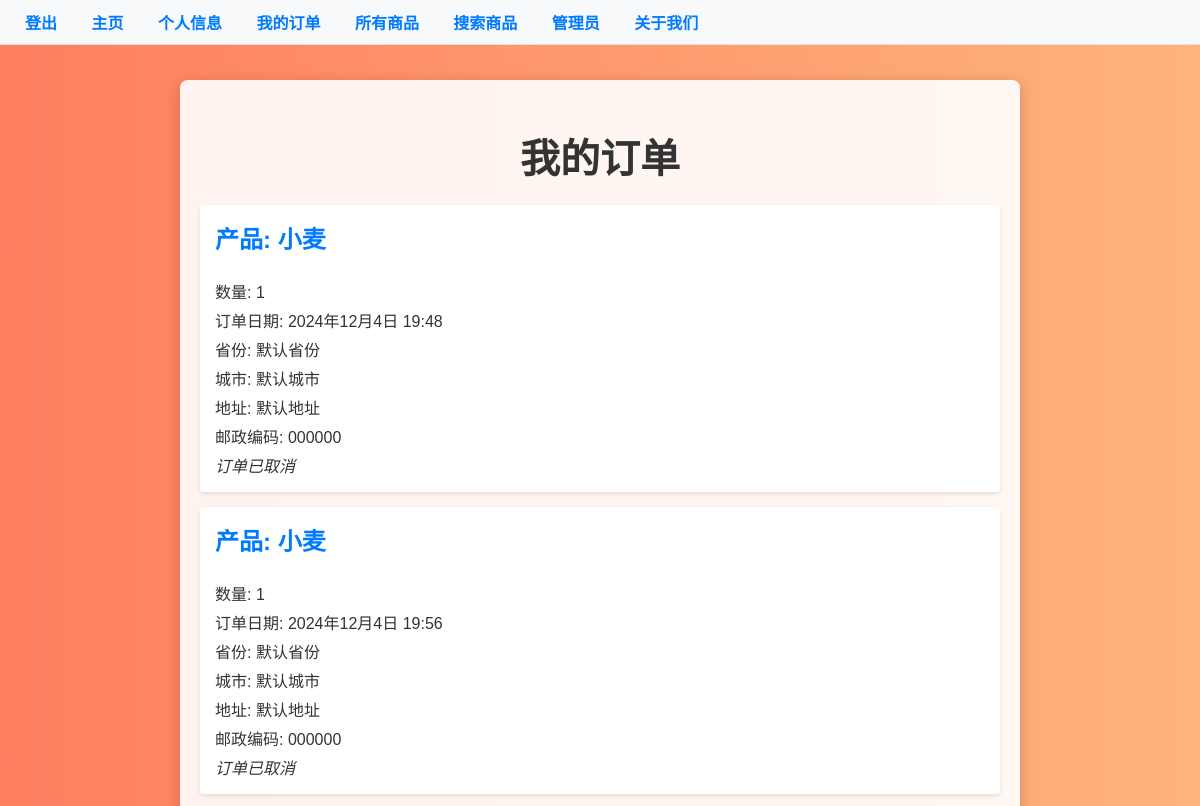
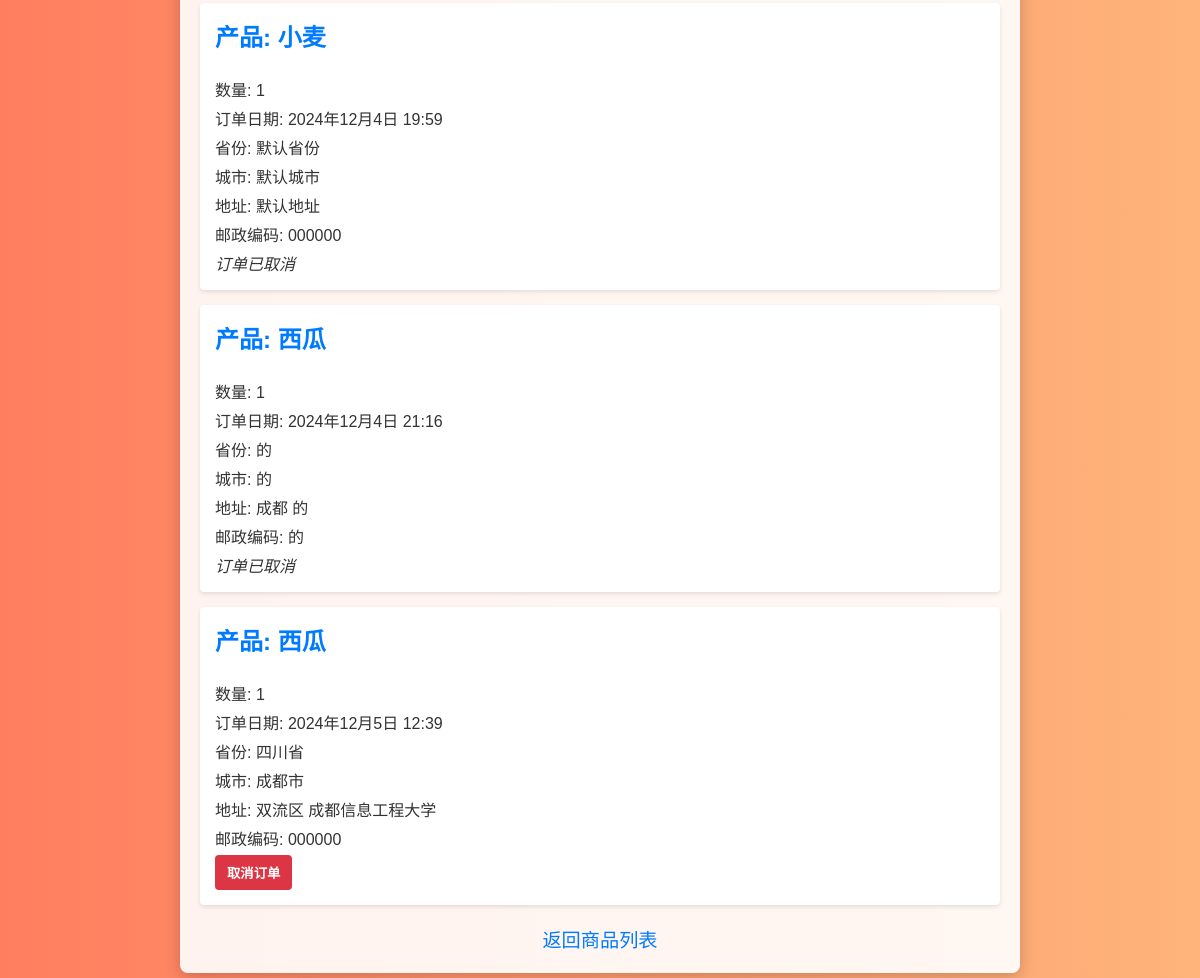
/my-orders/ (signed in), run on an earlier commit of the app's database (2 pictures, top to bottom).
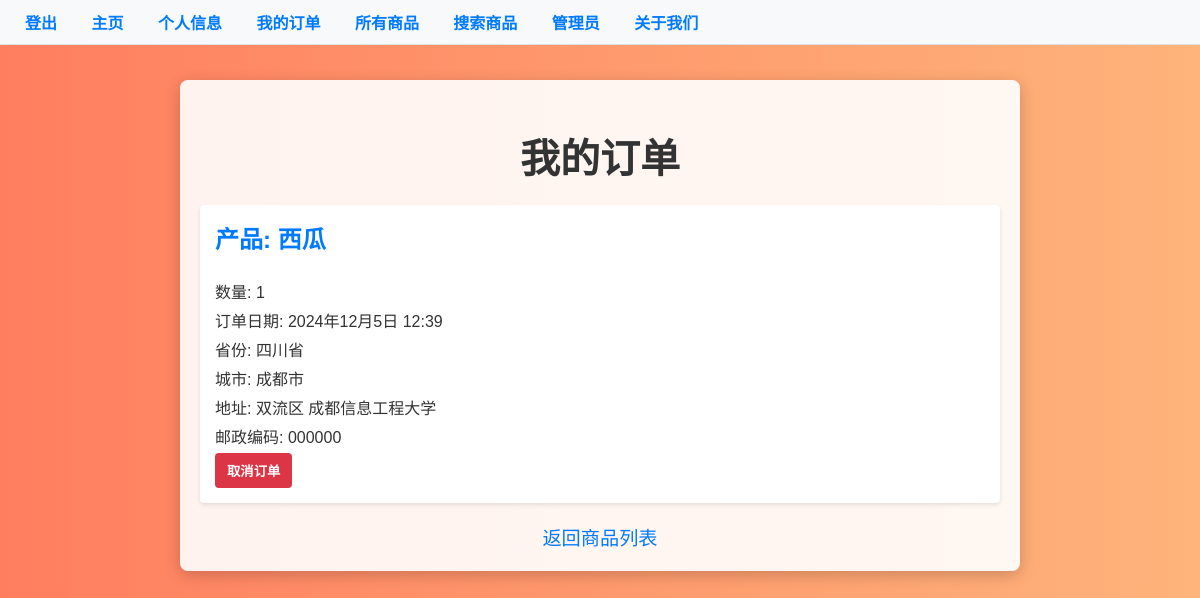
And on a later commit of the database.
### myapp/models.py (models this page shows, shortened)
class Purchase(models.Model):
    user = models.ForeignKey(User, on_delete=models.CASCADE)
    agricultural_product = models.ForeignKey(AgriculturalProduct, on_delete=models.CASCADE)
    quantity = models.PositiveIntegerField(default=1)  # 购买数量
    purchase_date = models.DateTimeField(auto_now_add=True)
    is_cancelled = models.BooleanField(default=False)  # 标记是否取消
    address_line1 = models.CharField(max_length=255, default="默认地址")
    address_line2 = models.CharField(max_length=255, blank=True)
    city = models.CharField(max_length=100, default="默认城市")
    state = models.CharField(max_length=100, default="默认省份")
    zip_code = models.CharField(max_length=20, default="000000")

class AgriculturalProduct(models.Model):
    name = models.CharField(max_length=200)
    description = models.TextField()
    image = models.ImageField(upload_to='products/', blank=True, null=True)  # 使用 ImageField
    price = models.DecimalField(max_digits=5, decimal_places=2)
    category = models.ForeignKey(Category, on_delete=models.CASCADE, blank=True, null=True)
    click_count = models.IntegerField(default=0)

### myapp/views.py (the view)
# urls.py: path('my-orders/', views.user_orders, name='my_orders'),
@login_required
def user_orders(request):
    orders = Purchase.objects.filter(user=request.user)  # 获取当前用户的所有订单
    return render(request, 'order/user_orders.html', {'orders': orders})

### myapp/templates/order/user_orders.html (shortened to what this page needs)
<!DOCTYPE html>
<html lang="zh">
<head>
</head>
<body>
<nav>
    <a href="/">登出</a>
    <a href="{% url 'recommendation' %}">主页</a>
    <a href="{% url 'profile' %}">个人信息</a>
    <a href="{% url 'my_orders' %}">我的订单</a>
    <a href="{% url 'product_list' %}">所有商品</a>
    <a href="{% url 'product_search' %}">搜索商品</a>
    <a href="{% url 'admin:index' %}">管理员</a>
    <a href="{% url 'about' %}">关于我们</a>
</nav>
<div class="container">
    <h1>我的订单</h1>
    {% if orders %}
        <ul class="order-list">
            {% for order in orders %}
                <li class="order-item">
                    <h3>产品: {{ order.agricultural_product.name }}</h3>
                    <p>数量: {{ order.quantity }}</p>
                    <p>订单日期: {{ order.purchase_date }}</p>
                    <p>省份: {{ order.state }}</p>
                    <p>城市: {{ order.city }}</p>
                    <p>地址: {{ order.address_line1 }} {% if order.address_line2 %}{{ order.address_line2 }}{% endif %}</p>
                    <p>邮政编码: {{ order.zip_code }}</p>
                    {% if not order.is_cancelled %}
                        <form action="{% url 'cancel_order' order.id %}" method="POST" style="display:inline;">
                            <button type="submit" class="cancel-order">取消订单</button>
                        </form>
                    {% else %}
                        <em>订单已取消</em>
                    {% endif %}
                </li>
            {% endfor %}
        </ul>
    {% else %}
        <p class="no-orders">您还没有任何订单。</p>
    {% endif %}
    <a href="{% url 'product_list' %}" class="back-link">返回商品列表</a>
</div>
</body>
</html>

### myapp/templates/order/user_orders.html (style rules this page uses)
nav { position: fixed; top: 0; left: 0; width: 100%; background-color: #f8f9fa; padding: 10px; border-bottom: 1px solid #e0e0e0; z-index: 1000; }
nav a { margin: 0 15px; text-decoration: none; color: #007bff; font-weight: bold; }
body { font-family: 'Arial', sans-serif; background: linear-gradient(to right, #ff7e5f, #feb47b); margin: 0; padding: 80px 20px 20px; color: #333; }
h1 { font-size: 2.5em; margin-bottom: 0.5em; text-align: center; }
.container { background-color: rgba(255, 255, 255, 0.9); padding: 20px; border-radius: 8px; box-shadow: 0 4px 16px rgba(0, 0, 0, 0.2); max-width: 800px; margin: 0 auto; }
.order-list { list-style: none; padding: 0; }
.order-item { background-color: #fff; padding: 15px; border-radius: 4px; margin-bottom: 15px; box-shadow: 0 2px 4px rgba(0, 0, 0, 0.1); }
.order-item h3 { margin-top: 0; color: #007bff; font-size: 1.5em; }
.order-item p { margin: 5px 0; }
.cancel-order { background-color: #dc3545; color: #fff; padding: 8px 12px; border: none; border-radius: 4px; cursor: pointer; transition: background-color 0.3s; font-weight: bold; }
.back-link { display: block; margin-top: 20px; text-align: center; font-size: 1.2em; color: #007bff; text-decoration: none; }

What changed in the data, as far as the page shows it:
removed Purchase: agricultural_product.name "小麦", quantity "1", purchase_date "2024年12月4日 19:48", state "默认省份", city "默认城市", address_line1 "默认地址", zip_code "000000", is_cancelled "订单已取消"
removed Purchase: agricultural_product.name "小麦", quantity "1", purchase_date "2024年12月4日 19:56", state "默认省份", city "默认城市", address_line1 "默认地址", zip_code "000000", is_cancelled "订单已取消"
removed Purchase: agricultural_product.name "小麦", quantity "1", purchase_date "2024年12月4日 19:59", state "默认省份", city "默认城市", address_line1 "默认地址", zip_code "000000", is_cancelled "订单已取消"
removed Purchase: agricultural_product.name "西瓜", quantity "1", purchase_date "2024年12月4日 21:16", state "的", city "的", address_line1 "成都", address_line2 "的", zip_code "的", is_cancelled "订单已取消"
